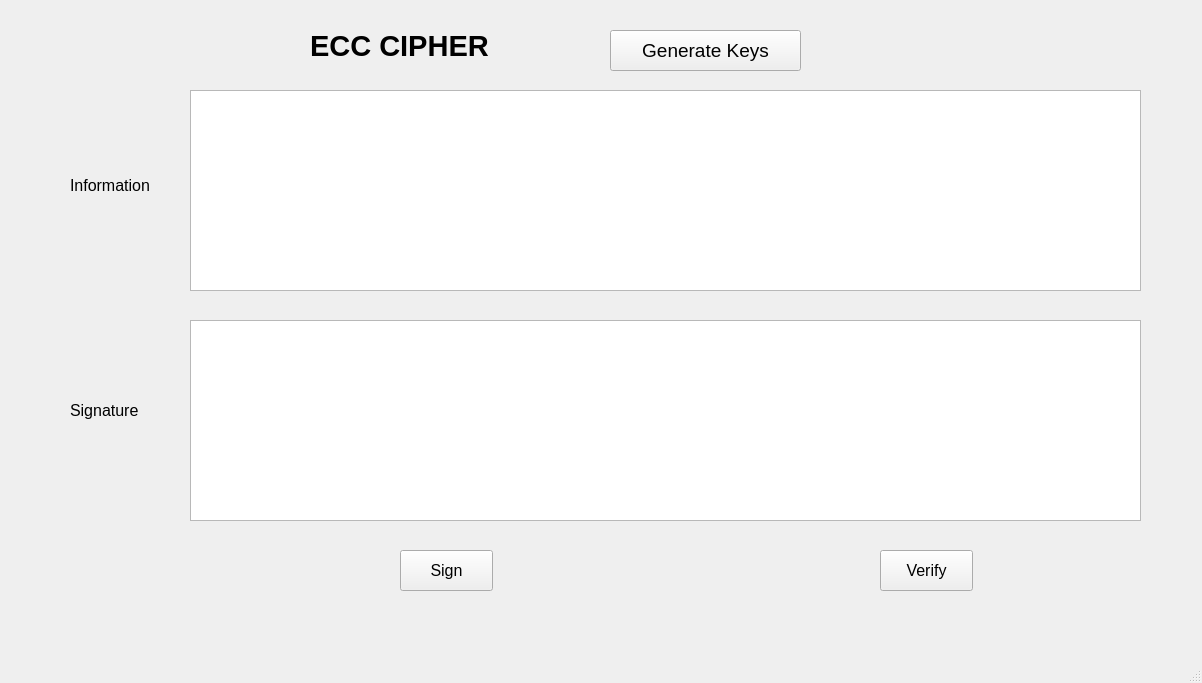
<?xml version="1.0" encoding="UTF-8"?>
<ui version="4.0">
 <class>MainWindow</class>
 <widget class="QMainWindow" name="MainWindow">
  <property name="geometry">
   <rect>
    <x>0</x>
    <y>0</y>
    <width>1202</width>
    <height>683</height>
   </rect>
  </property>
  <property name="windowTitle">
   <string>MainWindow</string>
  </property>
  <widget class="QWidget" name="centralwidget">
   <widget class="QLabel" name="label">
    <property name="geometry">
     <rect>
      <x>310</x>
      <y>20</y>
      <width>231</width>
      <height>51</height>
     </rect>
    </property>
    <property name="font">
     <font>
      <pointsize>22</pointsize>
      <weight>75</weight>
      <bold>true</bold>
     </font>
    </property>
    <property name="text">
     <string>ECC CIPHER </string>
    </property>
   </widget>
   <widget class="QPushButton" name="pushButton">
    <property name="geometry">
     <rect>
      <x>610</x>
      <y>30</y>
      <width>191</width>
      <height>41</height>
     </rect>
    </property>
    <property name="font">
     <font>
      <pointsize>14</pointsize>
     </font>
    </property>
    <property name="text">
     <string>Generate Keys</string>
    </property>
   </widget>
   <widget class="QLabel" name="label_2">
    <property name="geometry">
     <rect>
      <x>70</x>
      <y>170</y>
      <width>111</width>
      <height>31</height>
     </rect>
    </property>
    <property name="font">
     <font>
      <pointsize>12</pointsize>
     </font>
    </property>
    <property name="text">
     <string>Information</string>
    </property>
   </widget>
   <widget class="QLabel" name="label_3">
    <property name="geometry">
     <rect>
      <x>70</x>
      <y>390</y>
      <width>91</width>
      <height>41</height>
     </rect>
    </property>
    <property name="font">
     <font>
      <pointsize>12</pointsize>
     </font>
    </property>
    <property name="text">
     <string>Signature</string>
    </property>
   </widget>
   <widget class="QPlainTextEdit" name="plainTextEdit">
    <property name="geometry">
     <rect>
      <x>190</x>
      <y>90</y>
      <width>951</width>
      <height>201</height>
     </rect>
    </property>
   </widget>
   <widget class="QPlainTextEdit" name="plainTextEdit_2">
    <property name="geometry">
     <rect>
      <x>190</x>
      <y>320</y>
      <width>951</width>
      <height>201</height>
     </rect>
    </property>
   </widget>
   <widget class="QPushButton" name="pushButton_2">
    <property name="geometry">
     <rect>
      <x>400</x>
      <y>550</y>
      <width>93</width>
      <height>41</height>
     </rect>
    </property>
    <property name="font">
     <font>
      <pointsize>12</pointsize>
     </font>
    </property>
    <property name="text">
     <string>Sign</string>
    </property>
   </widget>
   <widget class="QPushButton" name="pushButton_3">
    <property name="geometry">
     <rect>
      <x>880</x>
      <y>550</y>
      <width>93</width>
      <height>41</height>
     </rect>
    </property>
    <property name="font">
     <font>
      <pointsize>12</pointsize>
     </font>
    </property>
    <property name="text">
     <string>Verify</string>
    </property>
   </widget>
  </widget>
  <widget class="QMenuBar" name="menubar">
   <property name="geometry">
    <rect>
     <x>0</x>
     <y>0</y>
     <width>1202</width>
     <height>26</height>
    </rect>
   </property>
  </widget>
  <widget class="QStatusBar" name="statusbar"/>
 </widget>
 <resources/>
 <connections/>
</ui>
